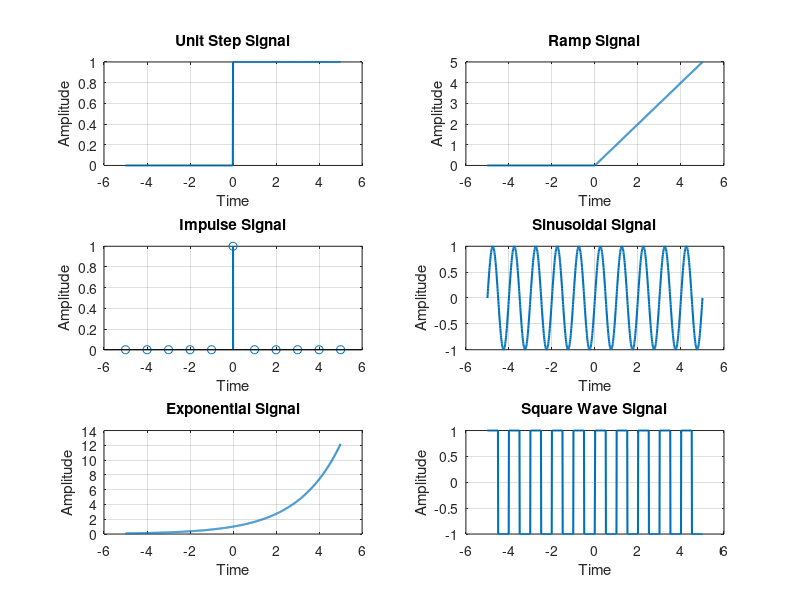

Write the MATLAB code that produced this figure.
% Objective: To plot basic signals (Unit Step, Ramp, Impulse, Sinusoidal, Exponential and Square Wave) using MATLAB.

% Time vector for continuous signals
t_cont= -5:0.01:5;
% Discrete time vector for impulse signal
t_disc= -5:1:5;

% 1. Unit Step Signal
subplot(3, 2, 1);
u = t_cont >= 0; % Unit step signal
plot(t_cont, u, "LineWidth", 1.5);
xlabel('Time'); ylabel('Amplitude');
title('Unit Step Signal'); grid on;

% 2. Ramp Signal
subplot(3, 2, 2);
r = t_cont .* (t_cont >= 0); % Ramp signal
plot(t_cont, r, "LineWidth", 1.5);
xlabel("Time"); ylabel("Amplitude");
title("Ramp Signal"); grid on;

% 3. Impulse Signal
subplot(3, 2, 3);
impulse = t_disc == 0; % Impulse Signal
stem(t_disc, impulse, "LineWidth", 1.5);
xlabel("Time"); ylabel("Amplitude");
title("Impulse Signal"); grid on;

% 4. Sinusoidal Signal
subplot(3, 2, 4);
f = 1; a = 1; phi = 0;
y_sin = a * sin(2*pi*f*t_cont + phi);
plot(t_cont, y_sin, "LineWidth", 1.5);
xlabel("Time"); ylabel("Amplitude");
title("Sinusoidal Signal"); grid on;

% 5. Exponential Signal
subplot(3, 2, 5);
alpha = 0.5; % Exponential Growth
y_exp = a * exp(alpha * t_cont);
plot(t_cont, y_exp, "LineWidth", 1.5);
xlabel("Time"); ylabel("Amplitude");
title("Exponential Signal"); grid on;

% 6. Square Wave Signal
subplot(3, 2, 6);
sq = sign(sin(2*pi*t_cont)); % Square wave signal
plot(t_cont, sq, "LineWidth", 1.5);
xlabel('Time'); ylabel('Amplitude');
title('Square Wave Signal'); grid on;
